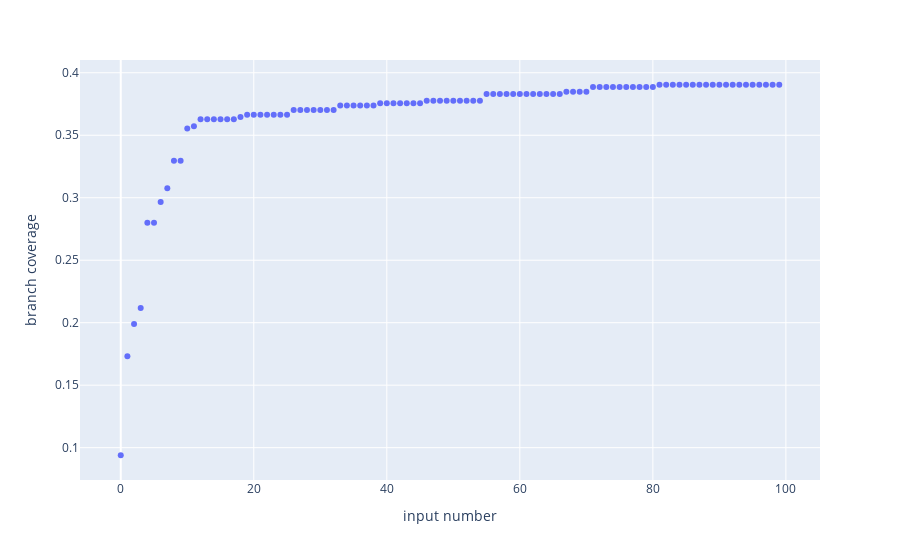

This figure's notebook cell:
### Code cell
from IPython.display import HTML
import plotly.express as px
import pandas as pd
from lib import work_dir

format = "json-antlr"
transformation_name = "chomsky-normal-form"
generation_strategy = "recurrent-2-path-100"
subject_name = "argo"
result_info = "\n".join([format, transformation_name, generation_strategy, subject_name])
print(f"Result Info:\n{result_info}")

print("\nCoverage Report Excerpt:")
coverage_file_path = work_dir / "results" / "raw" / format / generation_strategy / transformation_name / f"{subject_name}.coverage.csv"
df = pd.read_csv(coverage_file_path, index_col="filename")[["filenum","branch"]]
display(df.head())

print("\nCoverage Plot:")
fig = px.scatter(df, x="filenum", y="branch", 
                 labels={"filenum":"input number", "branch":"branch coverage"})
fig.show()

!jupyter nbconvert --to html coverage-report.ipynb

### Figure 1 — Plotly figure (JSON) as saved in the notebook; plotly's stock layout.template omitted (floating-point values rounded to 4 significant figures)
{"data": [{"hovertemplate": "input number=%{x}<br>branch coverage=%{y}<extra></extra>", "legendgroup": "", "marker": {"color": "#636efa", "symbol": "circle"}, "mode": "markers", "name": "", "orientation": "v", "showlegend": false, "type": "scatter", "x": [0, 1, 2, 3, 4, 5, 6, 7, 8, 9, 10, 11, 12, 13, 14, 15, 16, 17, 18, 19, 20, 21, 22, 23, 24, 25, 26, 27, 28, 29, 30, 31, 32, 33, 34, 35, 36, 37, 38, 39, 40, 41, 42, 43, 44, 45, 46, 47, 48, 49, 50, 51, 52, 53, 54, 55, 56, 57, 58, 59, 60, 61, 62, 63, 64, 65, 66, 67, 68, 69, 70, 71, 72, 73, 74, 75, 76, 77, 78, 79, 80, 81, 82, 83, 84, 85, 86, 87, 88, 89, 90, 91, 92, 93, 94, 95, 96, 97, 98, 99], "xaxis": "x", "y": [0.09392, 0.1731, 0.1989, 0.2118, 0.2799, 0.2799, 0.2965, 0.3076, 0.3297, 0.3297, 0.3554, 0.3573, 0.3628, 0.3628, 0.3628, 0.3628, 0.3628, 0.3628, 0.3646, 0.3665, 0.3665, 0.3665, 0.3665, 0.3665, 0.3665, 0.3665, 0.3702, 0.3702, 0.3702, 0.3702, 0.3702, 0.3702, 0.3702, 0.3738, 0.3738, 0.3738, 0.3738, 0.3738, 0.3738, 0.3757, 0.3757, 0.3757, 0.3757, 0.3757, 0.3757, 0.3757, 0.3775, 0.3775, 0.3775, 0.3775, 0.3775, 0.3775, 0.3775, 0.3775, 0.3775, 0.3831, 0.3831, 0.3831, 0.3831, 0.3831, 0.3831, 0.3831, 0.3831, 0.3831, 0.3831, 0.3831, 0.3831, 0.3849, 0.3849, 0.3849, 0.3849, 0.3886, 0.3886, 0.3886, 0.3886, 0.3886, 0.3886, 0.3886, 0.3886, 0.3886, 0.3886, 0.3904, 0.3904, 0.3904, 0.3904, 0.3904, 0.3904, 0.3904, 0.3904, 0.3904, 0.3904, 0.3904, 0.3904, 0.3904, 0.3904, 0.3904, 0.3904, 0.3904, 0.3904, 0.3904], "yaxis": "y"}], "layout": {"legend": {"tracegroupgap": 0}, "margin": {"t": 60}, "xaxis": {"anchor": "y", "domain": [0, 1], "title": {"text": "input number"}}, "yaxis": {"anchor": "x", "domain": [0, 1], "title": {"text": "branch coverage"}}}}
